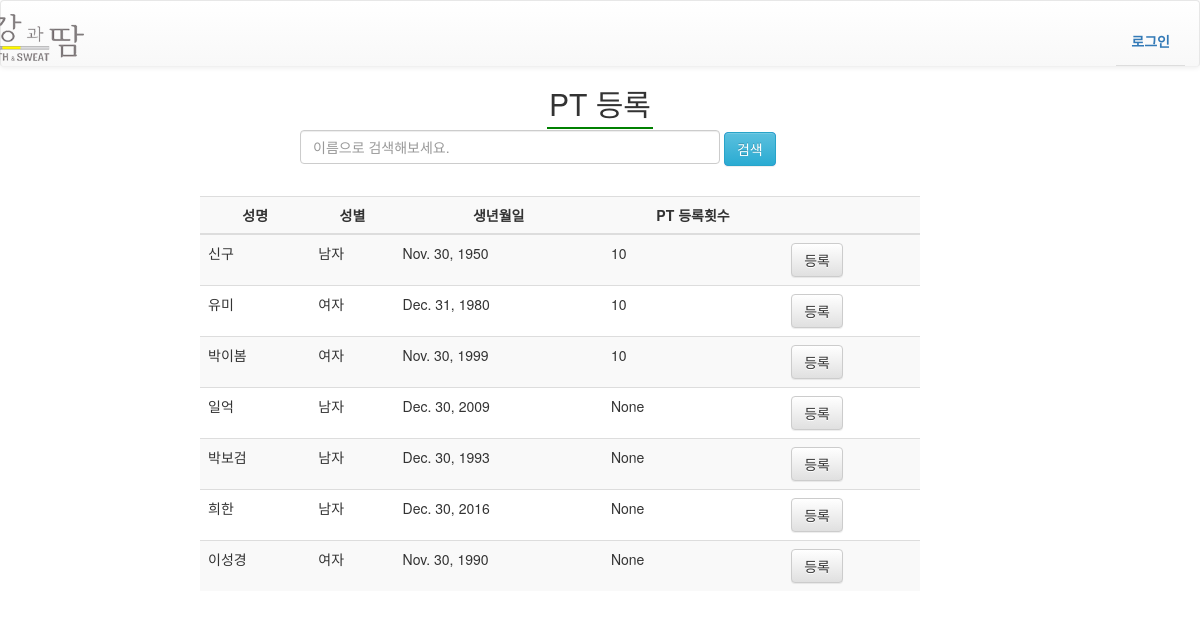
Before: /schedule/PT_register/search/ with the older database file.
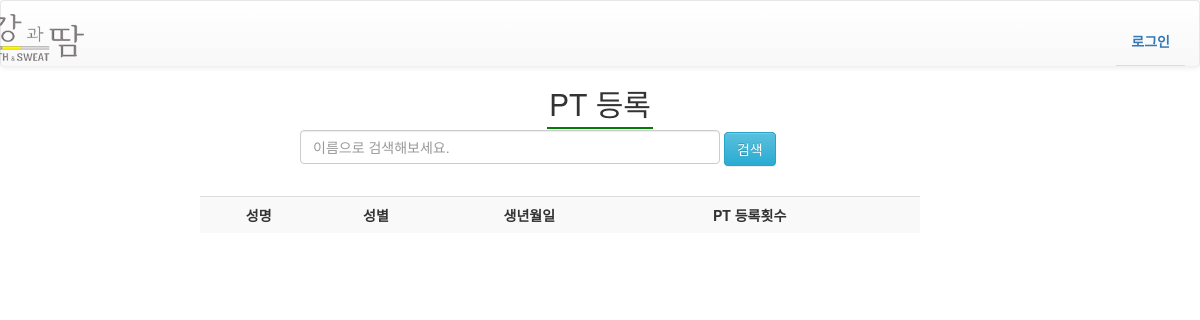
After: the same page with the newer database file.
### staff/models.py (models this page shows, shortened)
class Member(models.Model):
    SEX_CHOICES = (
        ('M','남자'),
        ('F','여자'),
    )
    STATUS_CHOICES = (
        ('new','신규'),
        ('re','재등록'),
        )
    division = models.CharField(max_length=12, default="new", verbose_name='회원구분')
    name = models.CharField(max_length=24, verbose_name='성명')
    birth = models.DateField(null=True,help_text='Ex) 1980-06-30',verbose_name='생년월일')
    phone_regex = RegexValidator(regex=r'^\d{2,3}-\d{3,4}-\d{4}$', message="휴대폰 양식으로 써주세요.")
    phone_num = models.CharField(validators=[phone_regex], max_length=32, null=True, help_text='Ex) 010-1234-1234',verbose_name='휴대번호')
    address = models.CharField(max_length=64,blank=True, null=True,verbose_name='주소')
    sex = models.CharField(max_length=12, verbose_name='성별',null=True)
    registered_date = models.DateField(blank=True, default=timezone.now, verbose_name='등록일')
    start_date = models.DateField(default=timezone.now, blank=True, verbose_name='시작일')
    end_date = models.DateField(blank=True, verbose_name='회원권종료일')
    staff = models.ForeignKey(settings.AUTH_USER_MODEL, null=True, related_name='members', on_delete=models.SET_NULL)
    type_choice = models.CharField(max_length=12,default='피트니스',verbose_name='종류선택')
    rating = models.CharField(max_length=12, default='Bronze',verbose_name='등급')
    period_fitness = models.CharField(max_length=12,null=True, blank=True,verbose_name='피트니스기간', help_text='피트니스를 선택하신분만 선택해주세요.')
    period_pilates = models.CharField(max_length=12, null=True, blank=True,verbose_name='필라테스기간', help_text='필라테스를 선택하신분만 선택해주세요.')
    period_both = models.CharField(max_length=12, null=True, blank=True, verbose_name="피트니스+필라테스기간")
    locker=models.CharField(max_length=12,blank=True,null=True,verbose_name='추가사항', help_text='락카를 쓰실 분만 선택해주세요. 헬스락카는 H, 골프락카는 G')
    period_locker=models.IntegerField(null=True,blank=True, verbose_name='락카개월수', help_text='락카를 쓰실 분만 입력해주세요. 락카를 사용할 개월수를 적어주세요.')
    cautions = models.CharField(max_length=128,blank=True,verbose_name='병력및주의사항')
    exercise_time = models.CharField(max_length=12, blank=True,verbose_name='운동시간대')
    visit_path = models.CharField(max_length=12, blank=True,verbose_name='방문경로')
    membership_amount = models.DecimalField(max_digits=10,decimal_places=0, default=0 ,verbose_name='회원권 금액')
    locker_amount = models.DecimalField(max_digits=10,decimal_places=0, default=0 ,verbose_name='락카 금액')
    payment_amount = models.DecimalField(max_digits=10,decimal_places=0, default=0 ,verbose_name='결제금액')
    payment_method = models.CharField(max_length=12,default='카드',verbose_name='결제방식')
    note = models.TextField(blank=True, null=True, verbose_name='비고란')
    SESSION_CHOICES = (
        ('10세션/60일','10세션/60일'),
        ('20세션/90일','20세션/90일'),
    )
    Trainer = models.ForeignKey(settings.AUTH_USER_MODEL, null=True, blank=True, related_name='PT_members', on_delete=models.SET_NULL)
    registered_session = models.IntegerField(null=True, blank=True,verbose_name='등록세션')
    PT_payment_amount = models.DecimalField(max_digits=10, decimal_places=0, null=True, blank=True, default=0,verbose_name='PT결제금액')
    PT_payment_method = models.CharField(max_length=12, null=True, blank=True ,verbose_name='PT결제방식')
    unitprice = models.DecimalField(max_digits=10, decimal_places=0, blank=True, null=True, verbose_name='1회세션단가')
    period_PT = models.CharField(max_length=12,blank=True, null=True,verbose_name='강습기간')
    PT_registered_date = models.DateField(null=True, blank=True, verbose_name='PT등록일')
    OT_used_session = models.IntegerField(blank=True, null=True, default=0, verbose_name='OT 횟수')
    used_session = models.IntegerField(blank=True, null=True, default=0, verbose_name='사용한 세션')
    re_registered = models.BooleanField(blank=True, default=False, verbose_name='PT재등록 여부')
    Membership_status = models.IntegerField(blank=True, null=True, default=1)#1이면 활성, 0면 비활성(만료). 환불시 2
    PT_status = models.IntegerField(blank=True, null=True, default=0)#1이면 활성, 0면 비활성(만료). 환불시 2

### fitness/views.py (the view)
# urls.py: url(r'^schedule/PT_register/search/$', views.search, name='search'),
def search(request):
    keyword = request.GET.get('q','') #검색 키워드
    search_member = Member.objects.filter(name__icontains=keyword)#검색 조건 이름
    context= {
        'search_member' : search_member,
    }
    return render(request, 'search_result.html', context)

### static/templates/search_result.html (shortened to what this page needs)
{% extends "navbar.html" %}
{% block content %}
<h2 class="text-center"><span class="header">PT 등록</span></h2>
<div id="search" style="margin:0 auto;">
<form id="search" method="GET" action="{% url 'search' %}">
<input type="text" class="form-control search_web" placeholder="이름으로 검색해보세요." name='q' value="{{ q }}"  style="display:inline-block; width:70%">
<button type="submit" class="btn btn-info" value="검색">검색</button>
</form>
</div>
<table class="table table-striped col-sm-8 col-sm-offset-2" style="width:60%; margin-top:30px;">
        <th>성명</th>
        <th>성별</th>
        <th>생년월일</th>
        <th>PT 등록횟수</th>
        <th></th>
    <tbody>
    {% for member in search_member %}
    <tr>
        <td>{{ member.name }}</td>
        <td>{{ member.sex }}</td>
        <td>{{ member.birth }}</td>
        <td>{{ member.registered_session }}</td>
        <td><a class="btn btn-default" href="{% url "PT_register_create" member.id %}">등록</a></td>
    </tr>
    {% endfor %}
    </tbody>
</table>
{% endblock %}

Changed rows visible on the page:
removed Member: name "신구", sex "남자", birth "Nov. 30, 1950", registered_session "10"
removed Member: name "유미", sex "여자", birth "Dec. 31, 1980", registered_session "10"
removed Member: name "박이봄", sex "여자", birth "Nov. 30, 1999", registered_session "10"
removed Member: name "일억", sex "남자", birth "Dec. 30, 2009", registered_session "None"
removed Member: name "박보검", sex "남자", birth "Dec. 30, 1993", registered_session "None"
removed Member: name "희한", sex "남자", birth "Dec. 30, 2016", registered_session "None"
removed Member: name "이성경", sex "여자", birth "Nov. 30, 1990", registered_session "None"
